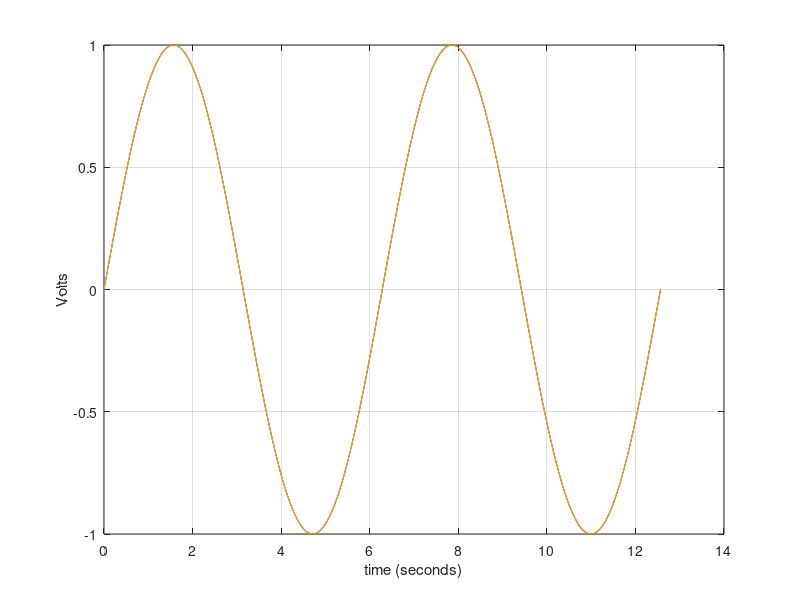

Write the MATLAB code that produced this figure.
clc
clear

level = input('Enter clipping level: ');

for i = 1:1001
    angle1(i) = (i-1)*4*pi/1000;
    y1(i) = sin(angle1(i));
end

for i = 1:1001
    angle2(i) = (i-1)*4*pi/1000;
    y2(i) = sin(angle2(i));
    
    if(y2(i) > level)
        y2(i) = level;
    end
    if(y2(i) < -level)
        y2(i) = -level;
    end
end

for i = 1:1001
    angle3(i) = (i-1)*4*pi/1000;
    y3(i) = sin(angle3(i));
    
    if(y3(i) > level)
        y3(i) = 0.7*level + 0.3*y3(i);
    end
    if(y3(i) < -level)
        y3(i) = -0.7*level + 0.3*y3(i);
    end
end

plot(angle1,y1,angle2,y2,angle3,y3);
grid on;
xlabel('time (seconds)');
ylabel('Volts');
